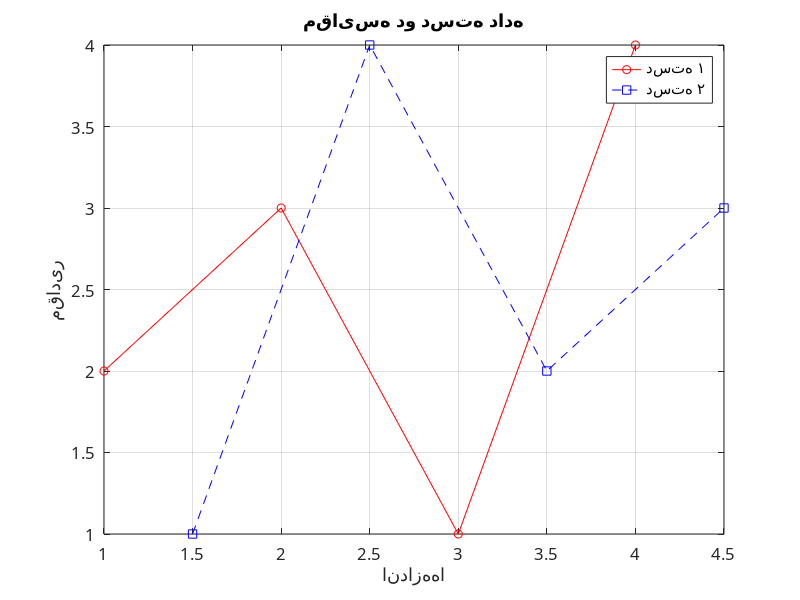

Recreate this plot in MATLAB.
x1 = [1 2 3 4];
y1 = [2 3 1 4];
x2 = [1.5 2.5 3.5 4.5];
y2 = [1 4 2 3];
plot(x1, y1, 'ro-');
hold on  
plot(x2, y2, 'bs--');
title('مقایسه دو دسته داده', 'FontName', 'B Nazanin', 'FontSize', 14);
xlabel('اندازهها', 'FontName', 'B Mitra', 'FontSize', 12);
ylabel('مقادیر', 'FontName', 'B Mitra', 'FontSize', 12);
legend('دسته ۱', 'دسته ۲', 'FontName', 'B Mitra', 'FontSize', 12);  
grid on;
set(gca, 'FontName', 'B Mitra', 'FontSize', 12); 